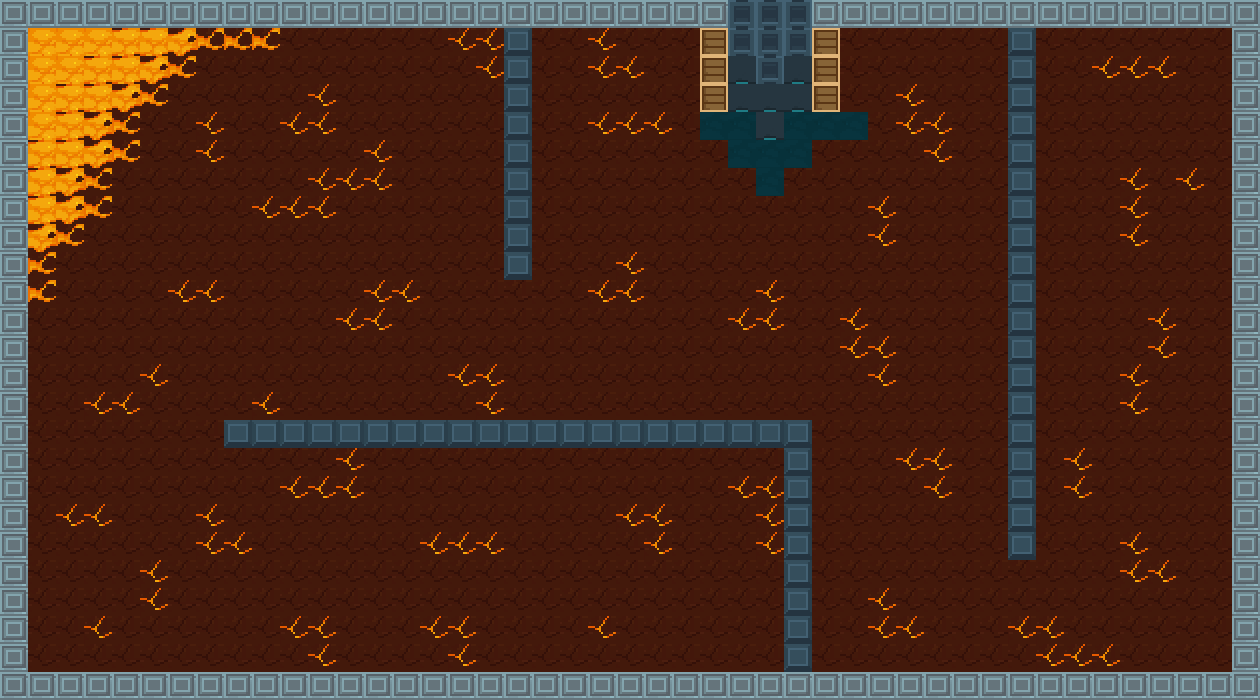

This is a level from a 2D game, rendered from its Tiled map with the project's own tilesets. A one-line summary and the map file follow, with tile-layer data summarised:
An orthogonal 45x25 tile map with 28x28 px tiles, 1 tile layer (图块层 1) and 13 objects.

<map version="1.2" tiledversion="1.3.4" orientation="orthogonal" renderorder="right-down" width="45" height="25" tilewidth="28" tileheight="28" infinite="0" nextlayerid="5" nextobjectid="14">
 <tileset firstgid="1" source="tiles1.tsx" />
 <layer id="1" name="图块层 1" width="45" height="25">
  <data>[1125 cells, 1125 non-empty, 12 distinct tile ids]</data>
 </layer>
 <objectgroup id="2" name="barrier">
  <object id="1" x="0" y="0" width="24.3147" height="697.347" />
  <object id="2" x="31.1229" y="672.059" width="1195.31" height="26.2599" />
  <object id="3" x="1234.22" y="0" width="26.2599" height="699.292" />
  <object id="4" x="29.1777" y="0" width="696.374" height="25.2873" />
  <object id="5" x="814.057" y="0" width="413.35" height="25.2873" />
  <object id="6" x="503.801" y="33.068" width="29.1777" height="246.065" />
  <object id="7" x="699.292" y="31.1229" width="31.1229" height="79.7523" />
  <object id="8" x="813.085" y="34.0406" width="26.2599" height="77.8071" />
  <object id="9" x="1007.6" y="30.1503" width="30.1503" height="527.143" />
  <object id="10" x="222.723" y="419.186" width="588.417" height="27.2325" />
  <object id="11" x="784.88" y="452.254" width="28.2051" height="213.97" />
  <object id="13" x="732.566" y="-24.7396" width="76.9675" height="16.493" />
 </objectgroup>
 <objectgroup id="4" name="door">
  <object id="12" x="736.25" y="3.89036" width="69.0538" height="41.8213" />
 </objectgroup>
</map>
